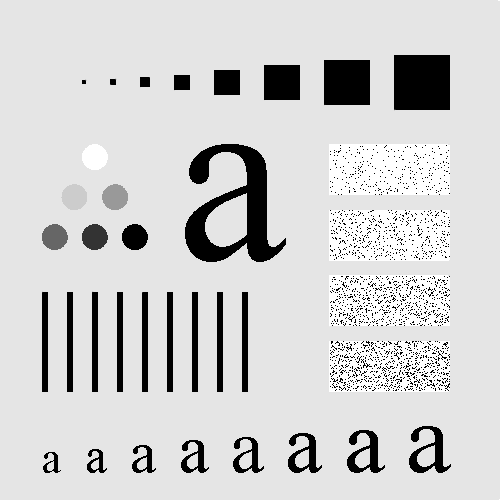
#> input picture image/CH3/03165.tif, 500 x 500 px, found by its file name
$ python 3_13.py
#> lines starting #> are read from the running program, lines starting #| are printed output that depends on the picture
import cv2 as cv
import numpy as np
import matplotlib.pyplot as plt

# from matplotlib import pyplot as plt

# 读取图像
img = cv.imread(r"D:\Code\Python\class02\CH3\03165.tif")
#> img is the input picture: shape (500, 500, 3); min 0, max 255, mean 207.4
# 灰度变换
grayimg = cv.cvtColor(img, cv.COLOR_BGR2GRAY)

# Sobel 算子
sobelX = cv.Sobel(grayimg, cv.CV_64F, 1, 0, ksize=3)
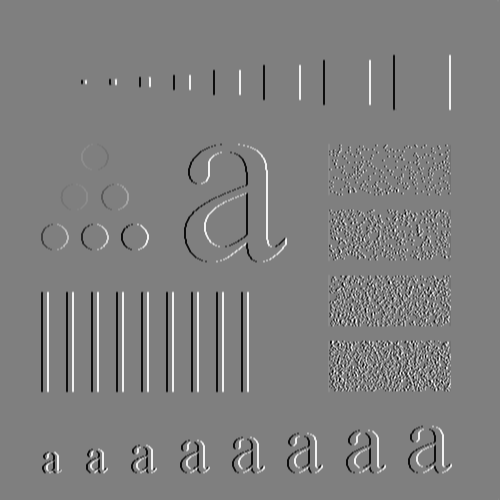
#> sobelX: shape (500, 500) float64; min -1020, max 1020, mean 0; drawn with min black and max white
sobelY = cv.Sobel(grayimg, cv.CV_64F, 0, 1, ksize=3)
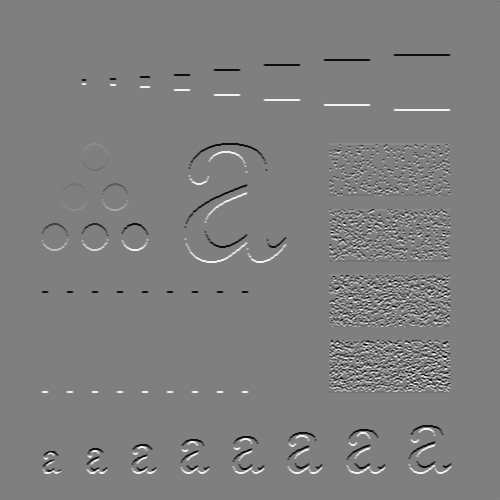
#> sobelY: shape (500, 500) float64; min -1020, max 1020, mean 0; drawn with min black and max white
sobelXAbs = cv.convertScaleAbs(sobelX)
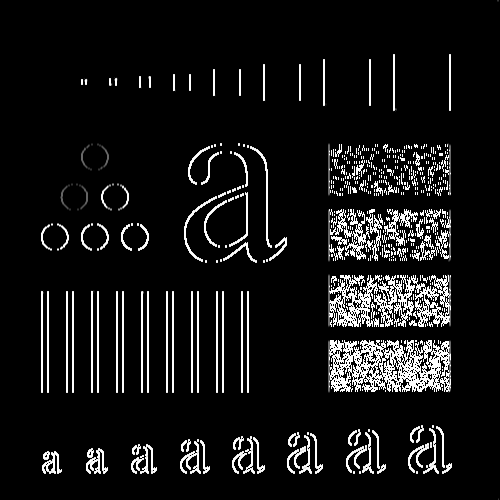
#> sobelXAbs: shape (500, 500); min 0, max 255, mean 22.2
sobelYAbs = cv.convertScaleAbs(sobelY)
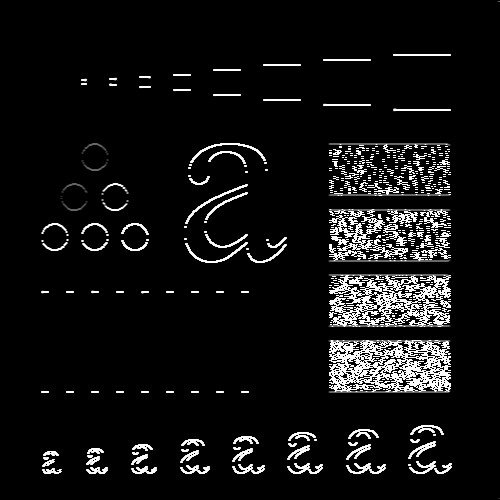
#> sobelYAbs: shape (500, 500); min 0, max 255, mean 18.6

sobel = sobelX + sobelY
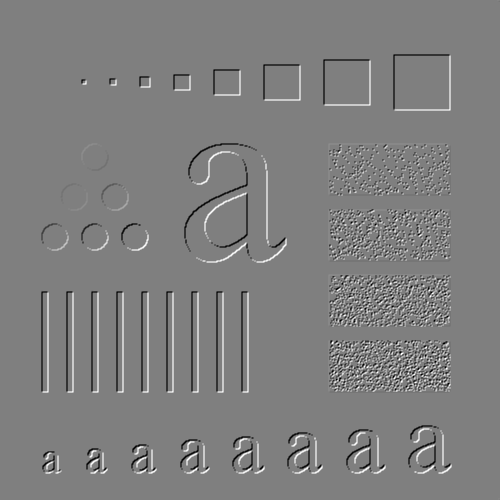
#> sobel: shape (500, 500) float64; min -1530, max 1530, mean 0; drawn with min black and max white

# 循环显示
imgList = [grayimg, sobelX, sobelXAbs, sobelY, sobelYAbs, sobel]
imgTitle = ['1. Original', '2. sobelX', '3. sobelX abs',
            '4. sobelY', '5. sobelY abs', '6. sobel']
imgSub = 231  # 子图起始位置，小于10个子图时可用
imgNum = 6
for i in range(imgNum):
    plt.subplot(imgSub + i)
    plt.imshow(imgList[i], cmap='gray', vmin=0, vmax=255)
    plt.axis('off')
    plt.title(imgTitle[i])

plt.show()

$ run again, with image/CH3/03161.tif copied over image/CH3/03165.tif
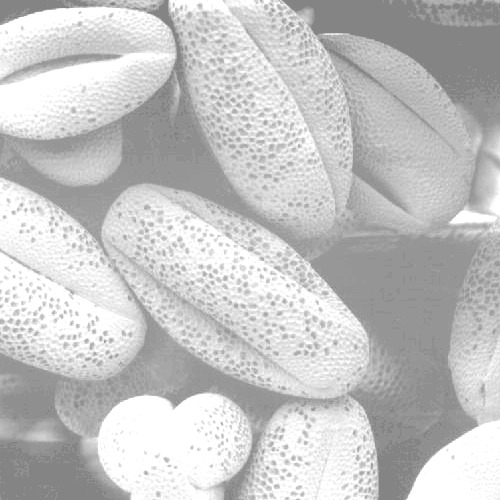
#> input picture image/CH3/03161.tif, 500 x 500 px, found by its file name
#> img is the input picture: shape (500, 500, 3); min 132, max 255, mean 196.4
#> `sobelYAbs = cv.convertScaleAbs(sobelY)`:
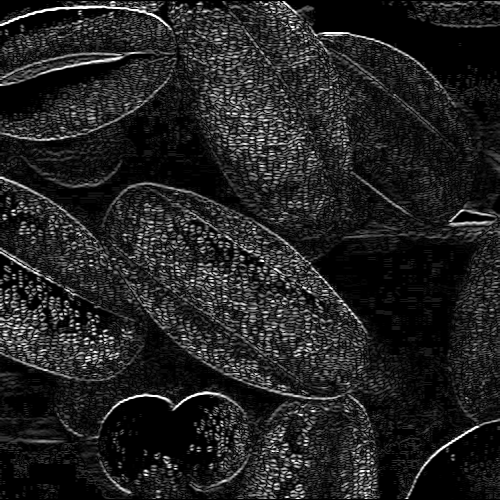
#> sobelYAbs: shape (500, 500); min 0, max 255, mean 33.9
#> `sobel = sobelX + sobelY`:
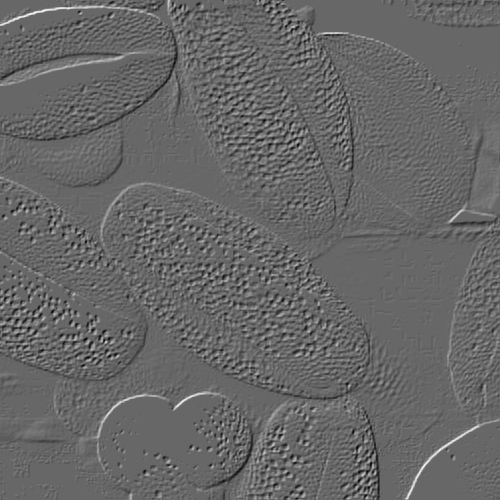
#> sobel: shape (500, 500) float64; min -418, max 612, mean 0.5; drawn with min black and max white
